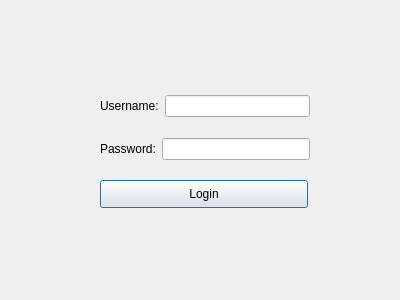
<?xml version="1.0" encoding="UTF-8"?>
<ui version="4.0">
 <class>login</class>
 <widget class="QDialog" name="login">
  <property name="geometry">
   <rect>
    <x>0</x>
    <y>0</y>
    <width>400</width>
    <height>300</height>
   </rect>
  </property>
  <property name="windowTitle">
   <string>Dialog</string>
  </property>
  <widget class="QPushButton" name="pushButton">
   <property name="geometry">
    <rect>
     <x>100</x>
     <y>180</y>
     <width>208</width>
     <height>28</height>
    </rect>
   </property>
   <property name="text">
    <string>Login</string>
   </property>
  </widget>
  <widget class="QWidget" name="">
   <property name="geometry">
    <rect>
     <x>100</x>
     <y>80</y>
     <width>210</width>
     <height>96</height>
    </rect>
   </property>
   <layout class="QVBoxLayout" name="verticalLayout">
    <item>
     <layout class="QHBoxLayout" name="horizontalLayout_4">
      <item>
       <widget class="QLabel" name="label_2">
        <property name="text">
         <string>Username:</string>
        </property>
       </widget>
      </item>
      <item>
       <layout class="QHBoxLayout" name="horizontalLayout_3">
        <item>
         <widget class="QLineEdit" name="Pass_edit"/>
        </item>
       </layout>
      </item>
     </layout>
    </item>
    <item>
     <layout class="QHBoxLayout" name="horizontalLayout_2">
      <item>
       <widget class="QLabel" name="label">
        <property name="text">
         <string>Password:</string>
        </property>
       </widget>
      </item>
      <item>
       <layout class="QHBoxLayout" name="horizontalLayout">
        <item>
         <widget class="QLineEdit" name="Useredit"/>
        </item>
       </layout>
      </item>
     </layout>
    </item>
   </layout>
  </widget>
 </widget>
 <resources/>
 <connections/>
</ui>
